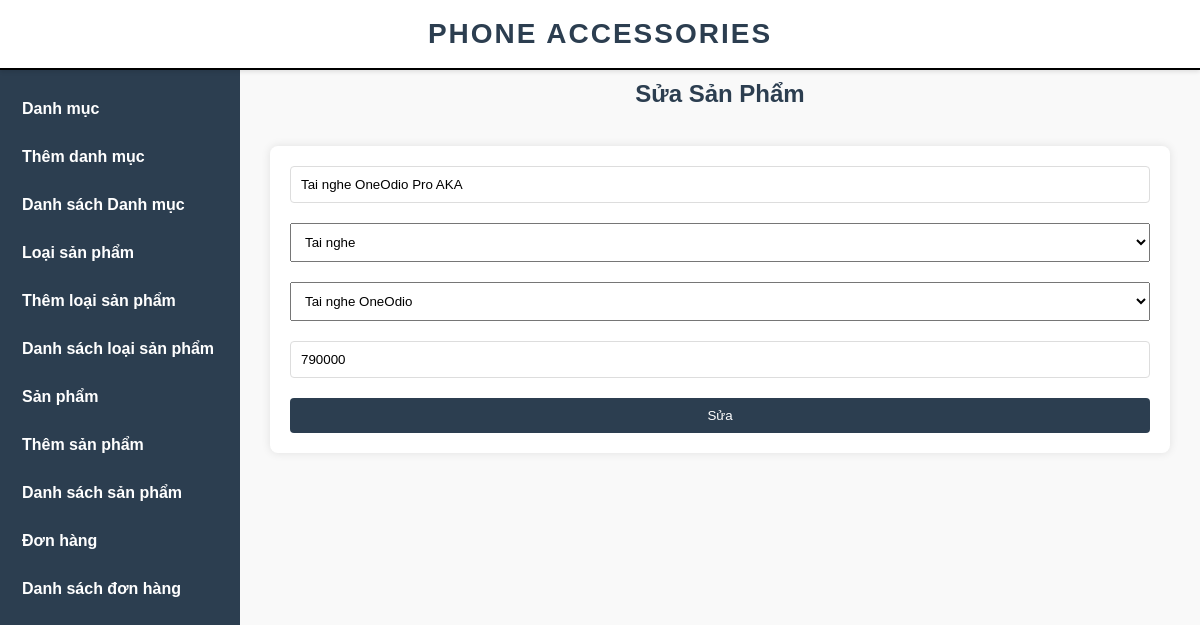
/admin/productedit.php?MaSP=17, run on the app's committed database.
### tables this page shows
CREATE TABLE `sanpham` (
  `MaSP` int(11) NOT NULL,
  `TenSP` varchar(255) NOT NULL,
  `MaDM` int(11) NOT NULL,
  `MaLoaiSP` int(11) NOT NULL,
  `GiaSP` varchar(255) NOT NULL,
  `GiaKM` varchar(255) NOT NULL,
  `MotaSP` varchar(500) NOT NULL,
  `AnhSP` varchar(255) NOT NULL,
  `AnhMoTa` varchar(5000) NOT NULL
);

CREATE TABLE `danhmucsp` (
  `MaDM` int(11) NOT NULL,
  `TenDM` varchar(50) NOT NULL
);

CREATE TABLE `loaisp` (
  `MaLoaiSP` int(11) NOT NULL,
  `MaDM` int(11) NOT NULL,
  `TenLoaiSP` varchar(255) NOT NULL
);

### admin/database.php (called while the page is built, shortened)
<?php
class Database
{
  public $host   = DB_HOST;
  public $user   = DB_USER;
  public $pass   = DB_PASS;
  public $dbname = DB_NAME;
  public $link;
  private function connectDB()
  {
    $this->link = new mysqli(
      $this->host,
      $this->user,
      $this->pass,
      $this->dbname
    );
  }
  public function select($query)
  {
    mysqli_set_charset($this->link, 'UTF8');
    $result = $this->link->query($query) or
      die($this->link->error . __LINE__);
    if ($result->num_rows > 0) {
      return $result;
    } else {
      return false;
    }
  }
}

### admin/class/product_class.php (called while the page is built, shortened)
<?php
include "database.php";
class SanPham
{
    private $db;
    public function __construct()
    {
        $this->db = new Database();
    }
    public function show_category()
    {
        $query = "SELECT * FROM danhmucsp ORDER BY TenDM DESC";
        $result = $this->db->select($query);
        return $result;
    }
    public function get_product($MaSP)
    {
        $query = "SELECT sanpham.*, loaisp.TenLoaiSP, danhmucsp.TenDM
                  FROM sanpham
                  INNER JOIN loaisp ON sanpham.MaLoaiSP = loaisp.MaLoaiSP
                  INNER JOIN danhmucsp ON sanpham.MaDM = danhmucsp.MaDM
                  WHERE sanpham.MaSP = '$MaSP'";
        $result = $this->db->select($query);
        return $result;
    }
    public function show_brand()
    {
        $query = "SELECT loaisp.*, danhmucsp.TenDM
                  FROM loaisp
                  INNER JOIN danhmucsp ON loaisp.MaDM = danhmucsp.MaDM
                  ORDER BY loaisp.TenLoaiSP DESC";
        $result = $this->db->select($query);
        return $result;
    }
}

### admin/productedit.php (the view, shortened to what this page needs)
<?php
include "header.php";
include "slider.php";
include "class/product_class.php";
$SanPham = new SanPham();
$MaSP = isset($_GET['MaSP']) ? $_GET['MaSP'] : null;
if ($MaSP) {
    $get_product = $SanPham->get_product($MaSP);
    if ($get_product) {
        $resultProductEdit = $get_product->fetch_assoc();
    }
}
?>
<div class="admin-content-right">
    <div class="admin-content-right-product_edit">
        <h1>Sửa Sản Phẩm</h1>
        <br>
        <form class="vertical-form" action="" method="POST">
            <?php if (isset($resultProductEdit)) { ?>
                <input required name="TenSP" type="text" placeholder="Nhập tên sản phẩm" value="<?php echo $resultProductEdit['TenSP'] ?>">
                <select name="MaDM" required>
                    <?php
                    $show_cartegory = $SanPham->show_category();
                    if ($show_cartegory) {
                        while ($result = $show_cartegory->fetch_assoc()) {
                    ?>
                    <option <?php if ($resultProductEdit['MaDM'] == $result['MaDM']) echo "selected"; ?> value="<?php echo $result['MaDM'] ?>"><?php echo $result['TenDM'] ?></option>
                    <?php
                        }
                    }
                    ?>
                </select>
                <select name="MaLoaiSP" required>
                    <?php
                    $show_brand = $SanPham->show_brand();
                    if ($show_brand) {
                        while ($result = $show_brand->fetch_assoc()) {
                    ?>
                    <option <?php if ($resultProductEdit['MaLoaiSP'] == $result['MaLoaiSP']) echo "selected"; ?> value="<?php echo $result['MaLoaiSP'] ?>"><?php echo $result['TenLoaiSP'] ?></option>
                    <?php
                        }
                    }
                    ?>
                </select>
                <input required name="GiaSP" type="text" placeholder="Nhập giá sản phẩm" value="<?php echo $resultProductEdit['GiaSP'] ?>">
                <button type="submit">Sửa</button>
            <?php } else { ?>
                <p>Không tìm thấy sản phẩm.</p>
            <?php } ?>
        </form>
    </div>
</div>
</section>
</body>
</html>

### admin/style.css (style rules this page uses)
* { margin: 0; padding: 0; box-sizing: border-box; font-family: Arial, sans-serif; }
body { background-color: #f4f4f4; color: #333; }
.admin-content-right { width: 80%; padding: 30px; background-color: #f9f9f9; }
.admin-content-right h1 { font-size: 24px; margin-bottom: 20px; text-align: center; color: #2c3e50; }
.admin-content-right form { display: flex; flex-direction: column; gap: 20px; background-color: #fff; padding: 20px; border-radius: 8px; box-shadow: 0 0 10px rgba(0, 0, 0, 0.1); }
.admin-content-right form input[type="text"], .admin-content-right form input[type="file"], admin-content-right form select, .admin-content-right form textarea { padding: 10px; border: 1px solid #ddd; border-radius: 4px; width: 100%; }
.admin-content-right form button { padding: 10px; background-color: #2c3e50; color: #fff; border: none; border-radius: 4px; cursor: pointer; }
.vertical-form { display: flex; flex-direction: column; gap: 20px; }
.vertical-form select, .vertical-form input[type="text"], .vertical-form button { width: 100%; }
.vertical-form select, .vertical-form input[type="text"] { padding: 10px; height: auto; }

### data on the page
sanpham: TenSP "Tai nghe OneOdio Pro AKA", MaDM "Tai nghe", MaLoaiSP "Tai nghe OneOdio", GiaSP "790000"
